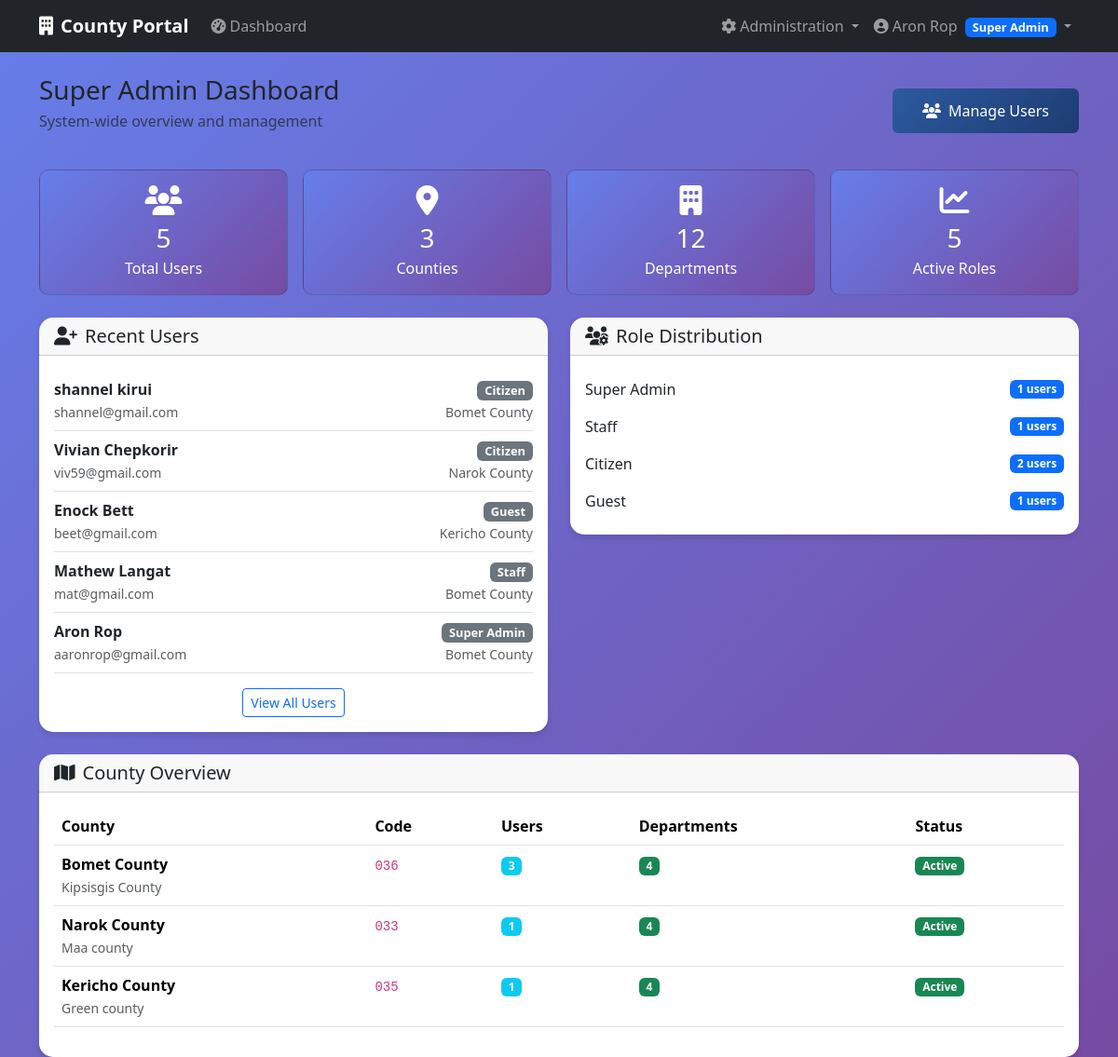
Screenshot of /admin-dashboard (signed in) with the database file from the repository.
### app/models/user.py (models this page shows, shortened)
class User(db.Model, UserMixin):
    __tablename__ = 'users'
    id = db.Column(db.Integer, primary_key=True)
    email = db.Column(db.String(200), unique=True, nullable=False)
    password = db.Column(db.String(128), nullable=False)
    active = db.Column(db.Boolean(), default=True)
    confirmed_at = db.Column(db.DateTime())
    created_at = db.Column(db.DateTime(), nullable=False, default=db.func.current_timestamp())
    fs_uniquifier = db.Column(db.String(255), unique=True, nullable=False, default=lambda: str(uuid.uuid4()))
    county_id = db.Column(db.Integer, db.ForeignKey('counties.id'))
    department_id = db.Column(db.Integer, db.ForeignKey('departments.id'))
    last_login_at = db.Column(db.DateTime())
    current_login_at = db.Column(db.DateTime())
    last_login_ip = db.Column(db.String(50))
    current_login_ip = db.Column(db.String(50))
    login_count = db.Column(db.Integer, default=0)
    first_name = db.Column(db.String(100))
    last_name = db.Column(db.String(100))
    phone = db.Column(db.String(20))
    roles = db.relationship('Role', secondary=roles_users, backref=db.backref('users', lazy='dynamic'))
    def full_name(self):
        if self.first_name and self.last_name:
            return f"{self.first_name} {self.last_name}"
        return self.email.split('@')[0] # Fallback if user dont provide first and last name or both
    def has_role(self, role_name):
        return any(role.name == role_name for role in self.roles)

class Role(db.Model, RoleMixin):
    __tablename__ = 'roles'
    id = db.Column(db.Integer, primary_key=True)
    name = db.Column(db.String(80), unique=True, nullable=False)
    description = db.Column(db.String(255), nullable=True)

### app/models/county.py (models this page shows, shortened)
class County(db.Model):
        __tablename__ = 'counties'
        id = db.Column(db.Integer, primary_key=True)
        name = db.Column(db.String(100), unique=True, nullable=False)
        code = db.Column(db.String(10), unique=True, nullable=False)
        description = db.Column(db.Text)
        active = db.Column(db.Boolean, default=True)
        created_at = db.Column(db.DateTime, default=datetime.utcnow)
        users = db.relationship('User', backref='county', lazy='dynamic')
        departments = db.relationship('Department', backref='county',   lazy='dynamic')

### app/main/views.py (the view)
@main_bp.route('/admin-dashboard')
@login_required
@roles_required(UserRoles.SUPER_ADMIN)
def admin_dashboard():
    total_users = User.query.count()
    total_counties = County.query.count()
    total_departments = Department.query.count()
    recent_users = User.query.order_by(User.created_at.desc()).limit(5).all()
    role_stats = {}
    for role in Role.query.all():
        role_stats[role.name] = len(role.users.all())
    county_stats = []
    for county in County.query.all():
        county_stats.append({
            'county': county,
            'user_count': county.users.count(),
            'department_count': county.departments.count()
        })
    return render_template('auth/main/admin_dashboard.html',
                            total_users=total_users,
                            total_counties=total_counties,
                            total_departments=total_departments,
                            recent_users=recent_users,
                            role_stats=role_stats,
                            county_stats=county_stats)

### app/templates/auth/main/admin_dashboard.html (shortened to what this page needs)
{% extends "base.html" %}
{% block content %}
<div class="row">
    <div class="col-12">
        <div class="d-flex justify-content-between align-items-center mb-4">
            <div>
                <h1 class="h3 mb-1">Super Admin Dashboard</h1>
                <p class="text-muted">System-wide overview and management</p>
            </div>
            <div>
                <a href="{{ url_for('auth_bp.users') }}" class="btn btn-primary">
                    <i class="fas fa-users me-2"></i>Manage Users
                </a>
            </div>
        </div>
    </div>
</div>
<div class="row g-3 mb-4">
    <div class="col-md-3">
        <div class="card stat-card">
            <div class="card-body text-center">
                <i class="fas fa-users fa-2x mb-2"></i>
                <h3 class="mb-1">{{ total_users }}</h3>
                <p class="mb-0">Total Users</p>
            </div>
        </div>
    </div>
    <div class="col-md-3">
        <div class="card stat-card">
            <div class="card-body text-center">
                <i class="fas fa-map-marker-alt fa-2x mb-2"></i>
                <h3 class="mb-1">{{ total_counties }}</h3>
                <p class="mb-0">Counties</p>
            </div>
        </div>
    </div>
    <div class="col-md-3">
        <div class="card stat-card">
            <div class="card-body text-center">
                <i class="fas fa-building fa-2x mb-2"></i>
                <h3 class="mb-1">{{ total_departments }}</h3>
                <p class="mb-0">Departments</p>
            </div>
        </div>
    </div>
    <div class="col-md-3">
        <div class="card stat-card">
            <div class="card-body text-center">
                <i class="fas fa-chart-line fa-2x mb-2"></i>
                <h3 class="mb-1">{{ role_stats.values() | sum }}</h3>
                <p class="mb-0">Active Roles</p>
            </div>
        </div>
    </div>
</div>
<div class="row">
    <div class="col-md-6">
        <div class="card dashboard-card">
            <div class="card-header">
                <h5 class="card-title mb-0">
                    <i class="fas fa-user-plus me-2"></i>Recent Users
                </h5>
            </div>
            <div class="card-body">
                {% for user in recent_users %}
                <div class="d-flex justify-content-between align-items-center py-2 border-bottom">
                    <div>
                        <strong>{{ user.full_name() }}</strong><br>
                        <small class="text-muted">{{ user.email }}</small>
                    </div>
                    <div class="text-end">
                        {% for role in user.roles %}
                        <span class="badge bg-secondary role-badge">{{ role.name.replace('_', ' ').title() }}</span>
                        {% endfor %}
                        {% if user.county %}
                        <br><small class="text-muted">{{ user.county.name }}</small>
                        {% endif %}
                    </div>
                </div>
                {% endfor %}
                <div class="text-center mt-3">
                    <a href="{{ url_for('auth_bp.users') }}" class="btn btn-outline-primary btn-sm">
                        View All Users
                    </a>
                </div>
            </div>
        </div>
    </div>
    <div class="col-md-6">
        <div class="card dashboard-card">
            <div class="card-header">
                <h5 class="card-title mb-0">
                    <i class="fas fa-users-cog me-2"></i>Role Distribution
                </h5>
            </div>
            <div class="card-body">
                {% for role_name, count in role_stats.items() %}
                <div class="d-flex justify-content-between align-items-center py-2">
                    <span>{{ role_name.replace('_', ' ').title() }}</span>
                    <span class="badge bg-primary">{{ count }} users</span>
                </div>
                {% endfor %}
            </div>
        </div>
    </div>
</div>
<div class="row mt-4">
    <div class="col-12">
        <div class="card dashboard-card">
            <div class="card-header">
                <h5 class="card-title mb-0">
                    <i class="fas fa-map me-2"></i>County Overview
                </h5>
            </div>
            <div class="card-body">
                <div class="table-responsive">
                    <table class="table table-hover">
                        <thead>
                            <tr>
                                <th>County</th>
                                <th>Code</th>
                                <th>Users</th>
                                <th>Departments</th>
                                <th>Status</th>
                            </tr>
                        </thead>
                        <tbody>
                            {% for stat in county_stats %}
                            <tr>
                                <td>
                                    <strong>{{ stat.county.name }}</strong>
                                    {% if stat.county.description %}
                                    <br><small class="text-muted">{{ stat.county.description }}</small>
                                    {% endif %}
                                </td>
                                <td><code>{{ stat.county.code }}</code></td>
                                <td><span class="badge bg-info">{{ stat.user_count }}</span></td>
                                <td><span class="badge bg-success">{{ stat.department_count }}</span></td>
                                <td>
                                    <span class="badge bg-{{ 'success' if stat.county.active else 'danger' }}">
                                        {{ 'Active' if stat.county.active else 'Inactive' }}
                                    </span>
                                </td>
                            </tr>
                            {% endfor %}
                        </tbody>
                    </table>
                </div>
            </div>
        </div>
    </div>
</div>
{% endblock %}

### app/templates/base.html (shortened to what this page needs)
<!DOCTYPE html>
<html lang="en">
<head>
    <link href="https://cdn.jsdelivr.net/npm/bootstrap@5.3.2/dist/css/bootstrap.min.css" rel="stylesheet">
    <link href="https://cdnjs.cloudflare.com/ajax/libs/font-awesome/6.4.0/css/all.min.css" rel="stylesheet">
</head>
<body>
    <nav class="navbar navbar-expand-lg navbar-dark bg-dark">
        <div class="container">
            <a class="navbar-brand" href="{{ url_for('main_bp.index') }}">
                <i class="fas fa-building me-2"></i>County Portal
            </a>
            {% if current_user.is_authenticated %}
            <div class="collapse navbar-collapse" id="navbarNav">
                <ul class="navbar-nav me-auto">
                    <li class="nav-item">
                        <a class="nav-link" href="{{ url_for('main_bp.dashboard') }}">
                            <i class="fas fa-tachometer-alt me-1"></i>Dashboard
                        </a>
                    </li>
                </ul>
                {% if current_user.has_role('super_admin') %}
                <ul class="navbar-nav">
                    <li class="nav-item dropdown">
                        <a class="nav-link dropdown-toggle" href="#" id="adminDropdown" role="button" data-bs-toggle="dropdown">
                            <i class="fas fa-cog me-1"></i>Administration
                        </a>
                    </li>
                </ul>
                {% endif %}
                <ul class="navbar-nav">
                    <li class="nav-item dropdown">
                        <a class="nav-link dropdown-toggle" href="#" id="userDropdown" role="button" data-bs-toggle="dropdown">
                            <i class="fas fa-user-circle me-1"></i>{{ current_user.full_name() }}
                            {% for role in current_user.roles %}
                            <span class="badge bg-primary role-badge ms-1">{{ role.name.replace('_', ' ').title() }}</span>
                            {% endfor %}
                        </a>
                    </li>
                </ul>
            </div>
            {% else %}
            <div class="d-flex">
                <a href="{{ url_for('security.login') }}" class="btn btn-outline-light me-2">Login</a>
                <a href="{{ url_for('security.register') }}" class="btn btn-primary">Register</a>
            </div>
            {% endif %}
        </div>
    </nav>
    <main class="container mt-4">
        {% block content %}{% endblock %}
    </main>
</body>
</html>

### app/templates/base.html (style rules this page uses)
:root { --primary-color: #2c5aa0; --secondary-color: #f8f9fa; --success-color: #28a745; --danger-color: #dc3545; --warning-color: #ffc107; }
body { background: linear-gradient(135deg, #667eea 0%, #764ba2 100%); min-height: 100vh; font-family: 'Segoe UI', Tahoma, Geneva, Verdana, sans-serif; }
.navbar-brand { font-weight: bold; }
.dashboard-card { border: none; border-radius: 15px; box-shadow: 0 4px 6px rgba(0, 0, 0, 0.1); transition: transform 0.2s; }
.stat-card { background: linear-gradient(135deg, #667eea 0%, #764ba2 100%); color: white; border-radius: 10px; }
.role-badge { font-size: 0.8em; padding: 0.25rem 0.5rem; }
.btn-primary { background: linear-gradient(135deg, var(--primary-color) 0%, #1e3c72 100%); border: none; padding: 0.75rem 2rem; font-weight: 500; transition: transform 0.2s ease; }

### rows the page displays
User: full_name "Aron Rop", email "aaronrop@gmail.com", county.name "Bomet County"
Role: name.replace "Super Admin", replace "Super Admin", id "1"
User: full_name "shannel kirui", email "shannel@gmail.com", county.name "Bomet County"
Role: name.replace "Citizen", replace "Citizen", count "2"
User: full_name "Vivian Chepkorir", email "viv59@gmail.com", county.name "Narok County"
User: full_name "Enock Bett", email "beet@gmail.com", county.name "Kericho County"
Role: name.replace "Guest", replace "Guest", count "1"
User: full_name "Mathew Langat", email "mat@gmail.com", county.name "Bomet County"
Role: name.replace "Staff", replace "Staff", count "1"
County: county.name "Bomet County", county.description "Kipsisgis County", county.code "036", active "Active"
County: county.name "Narok County", county.description "Maa county", county.code "033", active "Active"
County: county.name "Kericho County", county.description "Green county", county.code "035", active "Active"

### other values shown
{{ total_users }} "5"
{{ total_counties }} "3"
{{ total_departments }} "12"
{{ role_stats.values() | sum }} "5"
{{ stat.user_count }} "3" "1" "1"
{{ stat.department_count }} "4" "4" "4"
